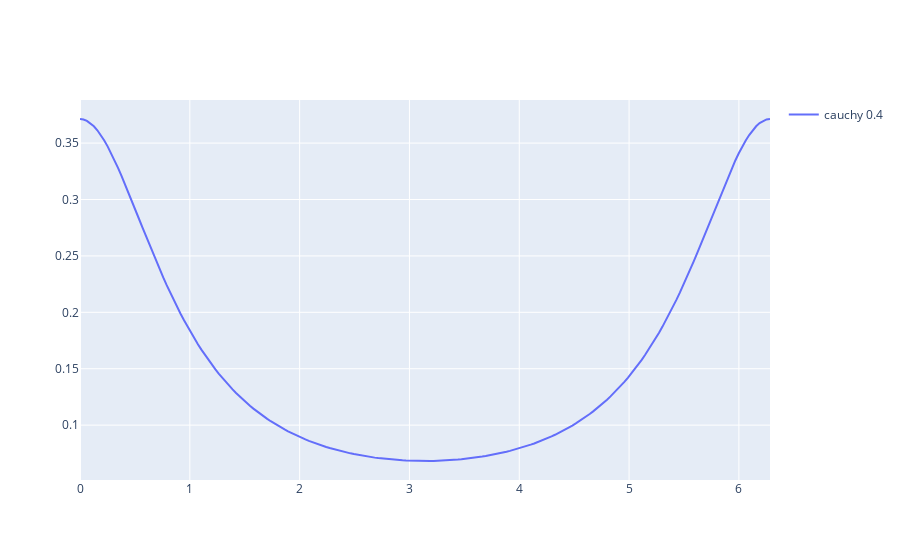

This figure's notebook cell:
### Markdown cell above
## Wraped Cauchy Distribution

### Code cell
CRW_coefficient = 0.4
resolution = 200
aux_domain = np.linspace(0, 2*np.pi, resolution)

wrapcauchy_pdf = np.array([wrapcauchy.pdf(i,CRW_coefficient) for i in aux_domain])
fig_wrapcauchy_pdf = go.Figure()

fig_wrapcauchy_pdf.add_trace(go.Scatter(x = aux_domain,
                                        y = wrapcauchy_pdf,
                                        marker = dict(size=2),
                                        line = dict(width=2),
                                        mode = 'lines',
                                        name = 'cauchy 0.4',
                                        showlegend = True    
))

fig_wrapcauchy_pdf.show()

### Figure 1 — Plotly figure (JSON) as saved in the notebook; plotly's stock layout.template omitted (floating-point values rounded to 4 significant figures; data arrays with more than 128 entries replaced by an {"elided": "..."} marker saying what was removed)
{"data": [{"line": {"width": 2}, "marker": {"size": 2}, "mode": "lines", "name": "cauchy 0.4", "showlegend": true, "type": "scatter", "x": {"elided": "200 float values"}, "y": {"elided": "200 float values"}}], "layout": {}}
